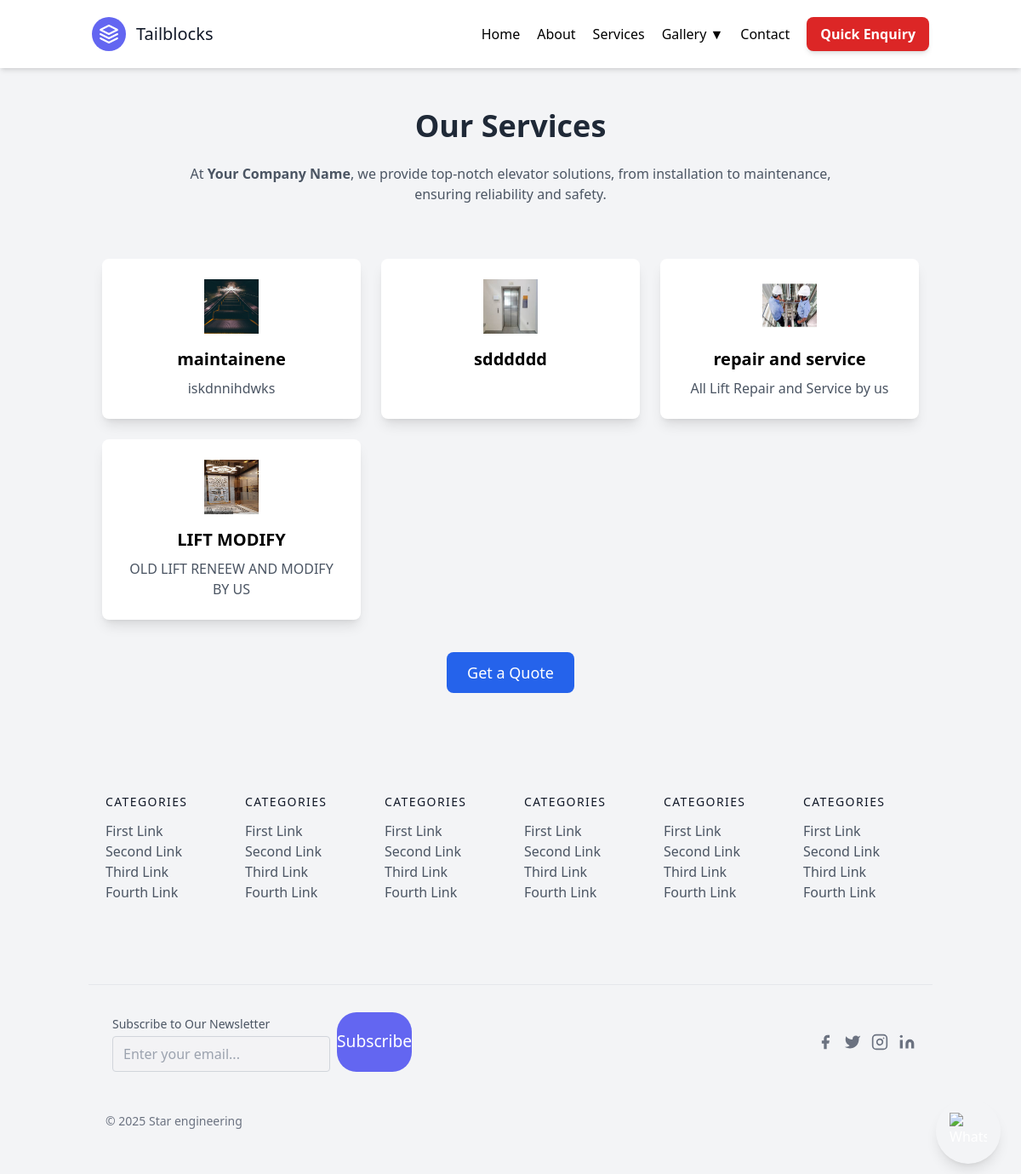
Page /services/ on the committed database.
### home/models.py (models this page shows, shortened)
class Service(models.Model):
    title = models.CharField(max_length=255)
    description = models.TextField(blank=True, null=True)
    icon = models.ImageField(upload_to='services_icons/', blank=True, null=True)

### home/views.py (the view)
# urls.py: path("services/", services, name="services"),
def services(request):
    services_list = Service.objects.all()
    return render(request, "home/services.html", {"services": services_list})

### home/templates/home/services.html (shortened to what this page needs)
{% extends "home/basic.html" %}
{% block content %}
<div class="container mx-auto px-4 py-12">
    <h1 class="text-4xl font-bold text-center text-gray-800 mb-6">Our Services</h1>
    <div class="max-w-3xl mx-auto text-center text-gray-600 mb-8">
        <p>
            At <strong>Your Company Name</strong>, we provide top-notch elevator solutions, from
            installation to maintenance, ensuring reliability and safety.
        </p>
    </div>
    <div class="container mx-auto px-4 py-8">
        <div class="grid grid-cols-1 md:grid-cols-3 gap-6">
            {% for service in services %}
                <div class="bg-white p-6 rounded-lg shadow-lg text-center">
                    {% if service.icon %}
                        <img src="{{ service.icon.url }}" alt="{{ service.title }}" class="mx-auto h-16 w-16">
                    {% endif %}
                    <h3 class="text-xl font-semibold mt-4">{{ service.title }}</h3>
                    {% if service.description %}
                        <p class="text-gray-600 mt-2">{{ service.description }}</p>
                    {% endif %}
                </div>
            {% endfor %}
        </div>
    <div class="text-center mt-12">
        <a href="{% url 'contact' %}" class="bg-blue-600 hover:bg-blue-700 text-white py-3 px-6 rounded-lg text-lg">
            Get a Quote
        </a>
    </div>
</div>
{% endblock %}

### rows in the picture
Service: icon (picture), title "maintainene", description "iskdnnihdwks"
Service: icon (picture), title "sdddddd"
Service: icon (picture), title "repair and service", description "All Lift Repair and Service by us"
Service: icon (picture), title "LIFT MODIFY", description "OLD LIFT RENEEW AND MODIFY BY US"
